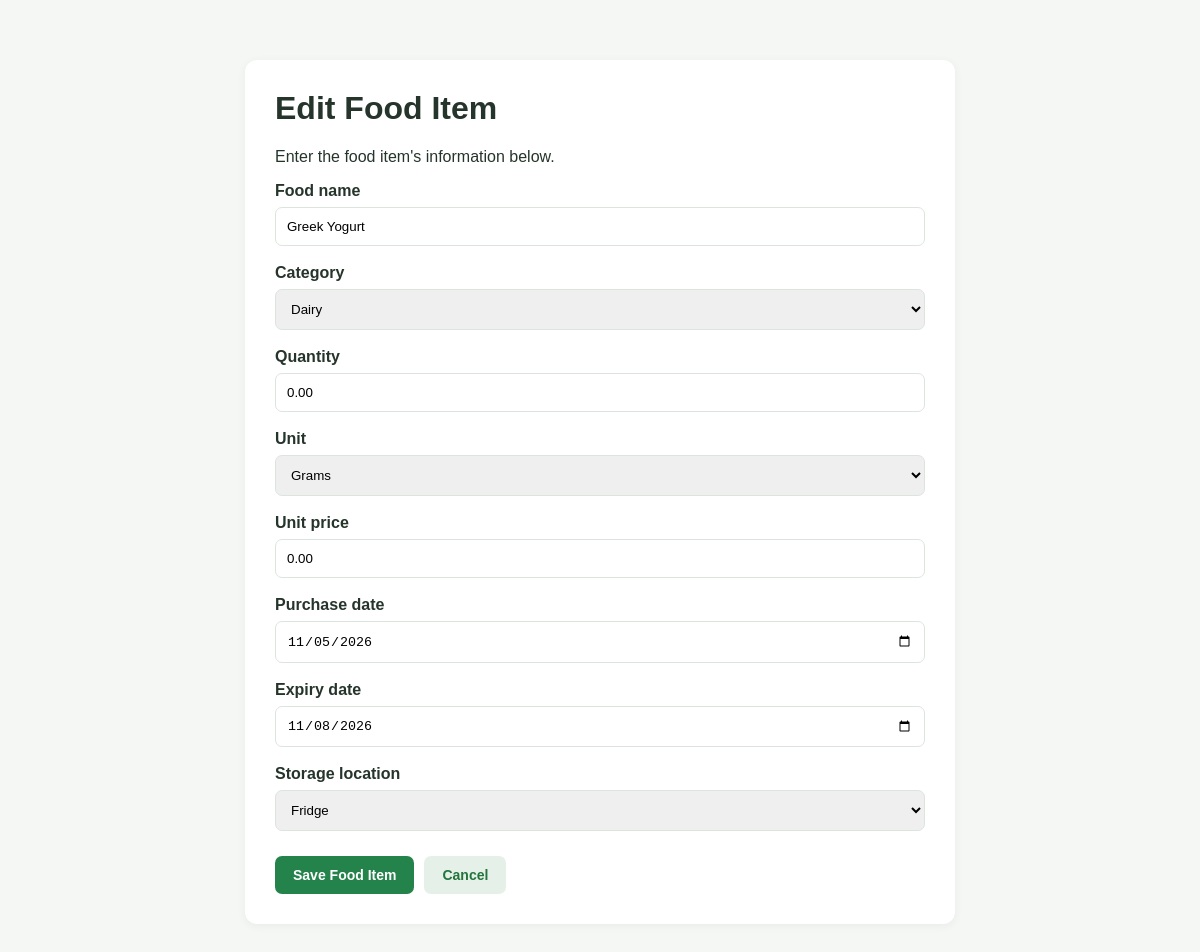
/inventory/edit/1/, run on the app's committed database.
### inventory/models.py (models this page shows, shortened)
class FoodItem(models.Model):
    CATEGORY_CHOICES = [
        ('Fruits', 'Fruits'),
        ('Vegetables', 'Vegetables'),
        ('Dairy', 'Dairy'),
        ('Meat', 'Meat'),
        ('Seafood', 'Seafood'),
        ('Grains', 'Grains'),
        ('Beverages', 'Beverages'),
        ('Other', 'Other'),
    ]
    UNIT_CHOICES = [
        ('kg', 'Kilograms'),
        ('g', 'Grams'),
        ('litres', 'Litres'),
        ('ml', 'Millilitres'),
        ('pieces', 'Pieces'),
    ]
    STORAGE_CHOICES = [
        ('Fridge', 'Fridge'),
        ('Freezer', 'Freezer'),
        ('Pantry', 'Pantry'),
    ]
    food_name = models.CharField(max_length=100)
    category = models.CharField(
        max_length=30,
        choices=CATEGORY_CHOICES
    )
    quantity = models.DecimalField(
        max_digits=10,
        decimal_places=2
    )
    unit = models.CharField(
        max_length=20,
        choices=UNIT_CHOICES
    )
    unit_price = models.DecimalField(
        max_digits=10,
        decimal_places=2,
        default=0
    )
    purchase_date = models.DateField()
    expiry_date = models.DateField()
    storage_location = models.CharField(
        max_length=20,
        choices=STORAGE_CHOICES
    )
    created_at = models.DateTimeField(auto_now_add=True)
    updated_at = models.DateTimeField(auto_now=True)

### inventory/views.py (the view)
# urls.py: path('inventory/edit/<int:pk>/', views.edit_food, name='edit_food'),
def edit_food(request, pk):
    food_item = get_object_or_404(FoodItem, pk=pk)
    if request.method == 'POST':
        form = FoodItemForm(request.POST, instance=food_item)
        if form.is_valid():
            form.save()
            messages.success(request, 'Food item updated successfully.')
            return redirect('inventory')
    else:
        form = FoodItemForm(instance=food_item)
    return render(request, 'inventory/food_form.html', {
        'form': form,
        'page_title': 'Edit Food Item'
    })

### inventory/forms.py (shortened to what this page needs)
class FoodItemForm(forms.ModelForm):
    class Meta:
        model = FoodItem
        fields = [
            'food_name',
            'category',
            'quantity',
            'unit',
            'unit_price',
            'purchase_date',
            'expiry_date',
            'storage_location',
        ]
        widgets = {
            'food_name': forms.TextInput(attrs={
                'placeholder': 'e.g. Chicken Breast'
            }),
            'quantity': forms.NumberInput(attrs={
                'step': '0.01',
                'min': '0.01'
            }),
            'unit_price': forms.NumberInput(attrs={
                'step': '0.01',
                'min': '0'
            }),
            'purchase_date': forms.DateInput(attrs={
                'type': 'date'
            }),
            'expiry_date': forms.DateInput(attrs={
                'type': 'date'
            }),
        }

### inventory/templates/inventory/food_form.html (shortened to what this page needs)
<!DOCTYPE html>
<html lang="en">
<head>
</head>
<body>
<div class="form-container">
    <h1>{{ page_title }}</h1>
    <p>Enter the food item's information below.</p>
    <form method="POST">
        {% for field in form %}
            <div class="field">
                <label for="{{ field.id_for_label }}">
                    {{ field.label }}
                </label>
                {{ field }}
            </div>
        {% endfor %}
        <div class="actions">
            <button type="submit" class="btn btn-primary">
                Save Food Item
            </button>
            <a href="{% url 'inventory' %}" class="btn btn-secondary">
                Cancel
            </a>
        </div>
    </form>
</div>
</body>
</html>

### inventory/templates/inventory/food_form.html (style rules this page uses)
body { font-family: Arial, sans-serif; background: #f4f7f4; margin: 0; padding: 30px; color: #26352b; }
.form-container { max-width: 650px; margin: 30px auto; background: white; padding: 30px; border-radius: 12px; box-shadow: 0 2px 10px rgba(0,0,0,0.05); }
h1 { margin-top: 0; }
.field { margin-bottom: 18px; }
label { display: block; margin-bottom: 7px; font-weight: bold; }
input, select { width: 100%; padding: 11px; border: 1px solid #dce5dd; border-radius: 7px; box-sizing: border-box; }
.actions { display: flex; gap: 10px; margin-top: 25px; }
.btn { padding: 11px 18px; border-radius: 7px; border: none; cursor: pointer; text-decoration: none; font-weight: bold; font-size: 14px; }
.btn-primary { background: #23834b; color: white; }
.btn-secondary { background: #e5f1e8; color: #24743b; }

### data on the page
FoodItem: form "Greek Yogurt" "Dairy" "0.00" "Grams" "0.00" "11/05/2026" "11/08/2026" "Fridge"

### other printed values
{{ page_title }} "Edit Food Item"
{{ field.label }} "Food name" "Category" "Quantity" "Unit" "Unit price" "Purchase date" "Expiry date" "Storage location"
